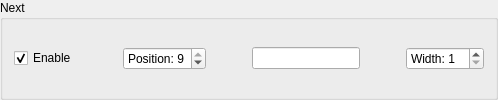
             <widget class="QGroupBox" name="groupButtonNext">
              <property name="toolTip">
               <string>Next media entry</string>
              </property>
              <property name="title">
               <string>Next</string>
              </property>
              <layout class="QHBoxLayout" name="horizontalLayout_4">
               <item>
                <widget class="QCheckBox" name="checkButtonNext">
                 <property name="sizePolicy">
                  <sizepolicy hsizetype="Maximum" vsizetype="Fixed">
                   <horstretch>0</horstretch>
                   <verstretch>0</verstretch>
                  </sizepolicy>
                 </property>
                 <property name="toolTip">
                  <string>Partial checks are stored in collapsable drawer</string>
                 </property>
                 <property name="text">
                  <string>Enable</string>
                 </property>
                 <property name="checked">
                  <bool>true</bool>
                 </property>
                 <property name="tristate">
                  <bool>true</bool>
                 </property>
                </widget>
               </item>
               <item>
                <spacer name="horizontalSpacer_3">
                 <property name="orientation">
                  <enum>Qt::Horizontal</enum>
                 </property>
                 <property name="sizeHint" stdset="0">
                  <size>
                   <width>40</width>
                   <height>20</height>
                  </size>
                 </property>
                </spacer>
               </item>
               <item>
                <widget class="QSpinBox" name="spinButtonNextPosition">
                 <property name="sizePolicy">
                  <sizepolicy hsizetype="Preferred" vsizetype="Fixed">
                   <horstretch>0</horstretch>
                   <verstretch>0</verstretch>
                  </sizepolicy>
                 </property>
                 <property name="toolTip">
                  <string>Ascending from left to right</string>
                 </property>
                 <property name="correctionMode">
                  <enum>QAbstractSpinBox::CorrectToNearestValue</enum>
                 </property>
                 <property name="suffix">
                  <string/>
                 </property>
                 <property name="prefix">
                  <string>Position: </string>
                 </property>
                 <property name="maximum">
                  <number>9</number>
                 </property>
                 <property name="value">
                  <number>9</number>
                 </property>
                </widget>
               </item>
               <item>
                <spacer name="horizontalSpacer_12">
                 <property name="orientation">
                  <enum>Qt::Horizontal</enum>
                 </property>
                 <property name="sizeHint" stdset="0">
                  <size>
                   <width>40</width>
                   <height>20</height>
                  </size>
                 </property>
                </spacer>
               </item>
               <item>
                <widget class="QLineEdit" name="lineButtonNext">
                 <property name="sizePolicy">
                  <sizepolicy hsizetype="Preferred" vsizetype="Fixed">
                   <horstretch>0</horstretch>
                   <verstretch>0</verstretch>
                  </sizepolicy>
                 </property>
                 <property name="toolTip">
                  <string>Button display text</string>
                 </property>
                 <property name="text">
                  <string/>
                 </property>
                 <property name="cursorPosition">
                  <number>0</number>
                 </property>
                </widget>
               </item>
               <item>
                <spacer name="horizontalSpacer_22">
                 <property name="orientation">
                  <enum>Qt::Horizontal</enum>
                 </property>
                 <property name="sizeHint" stdset="0">
                  <size>
                   <width>40</width>
                   <height>20</height>
                  </size>
                 </property>
                </spacer>
               </item>
               <item>
                <widget class="QSpinBox" name="spinButtonNextWidth">
                 <property name="toolTip">
                  <string>Smaller numbers make for smaller buttons</string>
                 </property>
                 <property name="prefix">
                  <string>Width: </string>
                 </property>
                 <property name="minimum">
                  <number>1</number>
                 </property>
                 <property name="maximum">
                  <number>10</number>
                 </property>
                </widget>
               </item>
              </layout>
             </widget>
